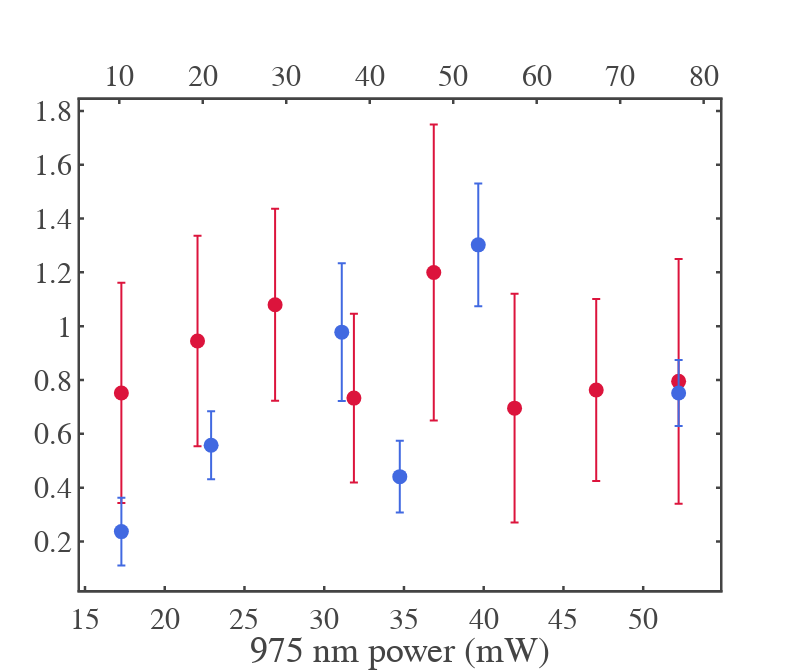
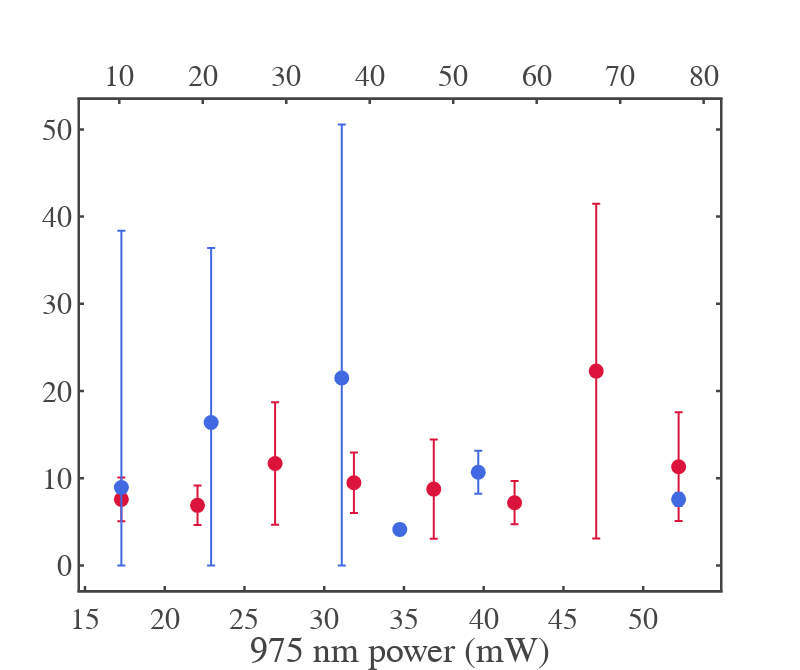
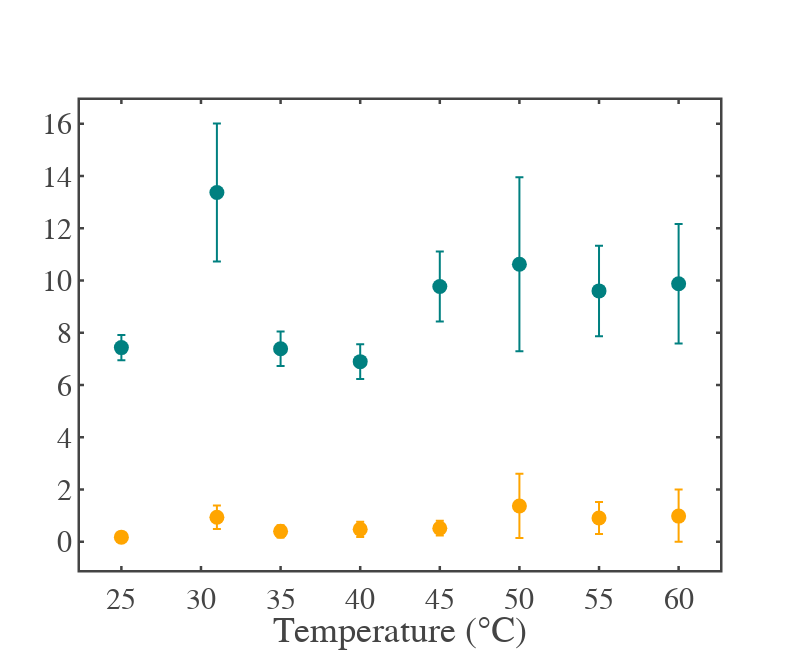

The notebook cell these images were saved under, in order:
### Code cell
import pandas as pd
import numpy as np
import plotly.graph_objects as go
from scipy.interpolate import interp1d

# ============================================================
# Calibration dictionaries
# ============================================================
calib_975 = {10:1.79,30:5.4,50:10,70:16.87,90:22,110:25.4,130:29.72,150:31.21,170:36.48,190:43,210:52.5,230:53.62,250:60.57}
calib_1064 = {1.75:4.6,2:7.6,2.25:10.25,2.5:14.3,2.75:21,3:36.65,3.25:43.6,3.5:53,3.75:67,3.86:77}

# ============================================================
# Helper: parse "value ± error"
# ============================================================
def parse_value_error(series):
    values, errors = [], []
    for item in series:
        if isinstance(item, str) and "±" in item:
            val, err = item.split("±")
            values.append(float(val.strip()))
            errors.append(float(err.strip()))
        else:
            values.append(float(item))
            errors.append(0.0)
    return np.array(values), np.array(errors)

# ============================================================
# Helper: create power-law interpolation
# ============================================================
def create_power_law_interp(calib_dict):
    x = np.array(list(calib_dict.keys()))
    y = np.array(list(calib_dict.values()))
    logx = np.log(x)
    logy = np.log(y)
    b, loga = np.polyfit(logx, logy, 1)
    a = np.exp(loga)
    return lambda xx: a * xx**b

interp_975 = create_power_law_interp(calib_975)

# ============================================================
# Helper: load lifetime data
# ============================================================
def load_lifetime_data(filepath, xcol, calib=None, interp_func=None, scale_error=False):
    df = pd.read_excel(filepath)

    tau1_ps, tau1_err_ps = parse_value_error(df["tau1 (ps)"])
    tau2_ps, tau2_err_ps = parse_value_error(df["tau2 (ps)"])

    ps_to_ms = 1e-9  # convert ps to ms

    tau1 = tau1_ps * ps_to_ms
    tau2 = tau2_ps * ps_to_ms
    tau1_err = tau1_err_ps * ps_to_ms
    tau2_err = tau2_err_ps * ps_to_ms

    # optionally scale errors
    if scale_error:
        tau1_err *= 0.3
        tau2_err *= 0.3

    xvals = df[xcol].values
    if interp_func is not None:
        xvals_calib = interp_func(xvals)
    elif calib is not None:
        xvals_calib = np.array([calib.get(x, x) for x in xvals])
    else:
        xvals_calib = xvals

    return {
        "x": xvals_calib,
        "tau1": tau1,
        "tau1_err": tau1_err,
        "tau2": tau2,
        "tau2_err": tau2_err,
    }

# ============================================================
# Load datasets
# ============================================================
data_T = load_lifetime_data(
    r"C:\Users\Atanu\OneDrive\Desktop\research_work\paper\NaBiF4_PL_analysis\datas\2nd Oct NaBiF4\temperature sensing\lifetime_statistics_with_temperatures.xlsx",
    "Temperatures (degree)"
)

data_975 = load_lifetime_data(
    r"C:\Users\Atanu\OneDrive\Desktop\research_work\paper\NaBiF4_PL_analysis\datas\2nd Oct NaBiF4\Percentage Modulation\lifetime_statistics_975nm_powers.xlsx",
    "975nm Powers (mW)",
    interp_func=interp_975
)

data_1064 = load_lifetime_data(
    r"C:\Users\Atanu\OneDrive\Desktop\research_work\paper\NaBiF4_PL_analysis\datas\2nd Oct NaBiF4\Percentage Modulation\lifetime_statistics_1064nm_powers.xlsx",
    "1064nm Powers (mA)",
    calib=calib_1064,
    scale_error=True   # scale 50% only for 1064 nm
)

# ============================================================
# Plotly template
# ============================================================
fig_template = go.layout.Template()
fig_template.layout = {
    'template': 'simple_white+presentation',
    'autosize': False,
    'width': 800,
    'height': 600,
    'xaxis': {'ticks':'inside','mirror':'ticks','linewidth':2.5,'tickwidth':2.5,'ticklen':4,'showline':True,'showgrid':False,'zerolinecolor':'white'},
    'yaxis': {'ticks':'inside','mirror':'ticks','linewidth':2.5,'tickwidth':2.5,'ticklen':4,'showline':True,'showgrid':False,'zerolinecolor':'white'},
    'font': {'family':'mathjax','size':30}
}

# ============================================================
# τ1 vs POWER (dual x-axis)
# ============================================================
fig_tau1_power = go.Figure()
fig_tau1_power.add_trace(go.Scatter(
    x=data_975["x"], y=data_975["tau1"],
    error_y=dict(
        type='data',
        array=data_975["tau1_err"],
        arrayminus=np.minimum(data_975["tau1_err"], data_975["tau1"]),
        visible=True
    ),
    mode="markers", marker=dict(size=15,color='crimson'),
    name="975 nm power", xaxis="x", showlegend=False
))
fig_tau1_power.add_trace(go.Scatter(
    x=data_1064["x"], y=data_1064["tau1"],
    error_y=dict(
        type='data',
        array=data_1064["tau1_err"],
        arrayminus=np.minimum(data_1064["tau1_err"], data_1064["tau1"]),
        visible=True
    ),
    mode="markers", marker=dict(size=15,color='royalblue'),
    name="1064 nm current", xaxis="x2", showlegend=False
))
fig_tau1_power.update_layout(
    template=fig_template,
    width=800,
    height=670,
    xaxis=dict(side='bottom', ticks='inside', mirror=True, showline=True, linewidth=2.5, tickwidth=2.5, ticklen=4),
    xaxis_title="975 nm power (mW)",
    
    xaxis2=dict(overlaying="x", side="top", ticks='inside', mirror=True, showline=True, linewidth=2.5, tickwidth=2.5, ticklen=4)
)
fig_tau1_power.show()
output_path2 = r"C:\Users\Atanu\OneDrive\Desktop\research_work\paper\NaBiF4_PL_analysis\figures in paper\tau1_both_lasers.png"
pio.write_image(fig_tau1_power, output_path2, format='png', scale=4)
print(f"✅ Figure saved as: {output_path2}")

# ============================================================
# τ2 vs POWER (dual x-axis)
# ============================================================
fig_tau2_power = go.Figure()
fig_tau2_power.add_trace(go.Scatter(
    x=data_975["x"], y=data_975["tau2"],
    error_y=dict(
        type='data',
        array=data_975["tau2_err"],
        arrayminus=np.minimum(data_975["tau2_err"], data_975["tau2"]),
        visible=True
    ),
    mode="markers", marker=dict(size=15,color='crimson'),
    name="975 nm power", xaxis="x", showlegend=False
))
fig_tau2_power.add_trace(go.Scatter(
    x=data_1064["x"], y=data_1064["tau2"],
    error_y=dict(
        type='data',
        array=data_1064["tau2_err"],
        arrayminus=np.minimum(data_1064["tau2_err"], data_1064["tau2"]),
        visible=True
    ),
    mode="markers", marker=dict(size=15,color='royalblue'),
    name="1064 nm current", xaxis="x2", showlegend=False
))
fig_tau2_power.update_layout(
    template=fig_template,
    width=800,
    height=670,
    xaxis=dict(side='bottom', ticks='inside', mirror=True, showline=True, linewidth=2.5, tickwidth=2.5, ticklen=4),
    xaxis_title="975 nm power (mW)",
    
    xaxis2=dict(overlaying="x", side="top", ticks='inside', mirror=True, showline=True, linewidth=2.5, tickwidth=2.5, ticklen=4)
)
fig_tau2_power.show()
output_path2 = r"C:\Users\Atanu\OneDrive\Desktop\research_work\paper\NaBiF4_PL_analysis\figures in paper\tau2_both_lasers.png"
pio.write_image(fig_tau2_power, output_path2, format='png', scale=4)
print(f"✅ Figure saved as: {output_path2}")

# ============================================================
# Combined τ1 and τ2 vs TEMPERATURE
# ============================================================
fig_tau_T_combined = go.Figure()

# τ1
fig_tau_T_combined.add_trace(go.Scatter(
    x=data_T["x"], y=data_T["tau1"],
    error_y=dict(type='data', array=data_T["tau1_err"], arrayminus=np.minimum(data_T["tau1_err"], data_T["tau1"]), visible=True),
    mode="markers",
    marker=dict(size=15, color='orange'),
    line=dict(dash='solid', color='orange'),
    name="τ1", showlegend = False
))

# τ2
fig_tau_T_combined.add_trace(go.Scatter(
    x=data_T["x"], y=data_T["tau2"],
    error_y=dict(type='data', array=data_T["tau2_err"]*0.3, arrayminus=np.minimum(data_T["tau2_err"]*0.3, data_T["tau2"]), visible=True),
    mode="markers",
    marker=dict(size=15, color='teal'),
    line=dict(dash='dash', color='teal'),
    name="τ2", showlegend = False
))

fig_tau_T_combined.update_layout(
    template=fig_template,
    width=800,
    height=650,
    xaxis_title="Temperature (°C)",
    # yaxis_title="Lifetime (ms)",
    # title="τ1 and τ2 vs Temperature",
    # legend=dict(font=dict(size=20))
)

fig_tau_T_combined.show()
output_path2 = r"C:\Users\Atanu\OneDrive\Desktop\research_work\paper\NaBiF4_PL_analysis\figures in paper\tau1_tau2_temperature.png"
pio.write_image(fig_tau_T_combined, output_path2, format='png', scale=4)
print(f"✅ Figure saved as: {output_path2}")

### Figure 1 — Plotly figure (JSON) as saved in the notebook; plotly's stock layout.template omitted (floating-point values rounded to 4 significant figures)
{"data": [{"error_y": {"array": [0.409, 0.391, 0.357, 0.314, 0.55, 0.425, 0.338, 0.455], "arrayminus": [0.409, 0.391, 0.357, 0.314, 0.55, 0.425, 0.338, 0.455], "type": "data", "visible": true}, "marker": {"color": "crimson", "size": 15}, "mode": "markers", "name": "975 nm power", "showlegend": false, "type": "scatter", "x": [17.28, 22.06, 26.92, 31.86, 36.87, 41.94, 47.05, 52.22], "xaxis": "x", "y": [0.752, 0.9448, 1.08, 0.7327, 1.2, 0.6954, 0.7627, 0.795]}, {"error_y": {"array": [0.126, 0.1266, 0.2562, 0.1332, 0.2283, 0.1227], "arrayminus": [0.126, 0.1266, 0.2562, 0.1332, 0.2283, 0.1227], "type": "data", "visible": true}, "marker": {"color": "royalblue", "size": 15}, "mode": "markers", "name": "1064 nm current", "showlegend": false, "type": "scatter", "x": [10.25, 21.0, 36.65, 43.6, 53.0, 77.0], "xaxis": "x2", "y": [0.2367, 0.5575, 0.9778, 0.4408, 1.302, 0.752]}], "layout": {"height": 670, "width": 800, "xaxis": {"autorange": true, "linewidth": 2.5, "mirror": true, "range": [14.69, 54.82], "showline": true, "side": "bottom", "ticklen": 4, "ticks": "inside", "tickwidth": 2.5, "title": {"text": "975 nm power (mW)"}, "type": "linear"}, "xaxis2": {"autorange": true, "linewidth": 2.5, "mirror": true, "overlaying": "x", "range": [5.294, 81.96], "showline": true, "side": "top", "ticklen": 4, "ticks": "inside", "tickwidth": 2.5, "type": "linear"}, "yaxis": {"autorange": true, "range": [0.01961, 1.841], "type": "linear"}}}

### Figure 2 — Plotly figure (JSON) as saved in the notebook; plotly's stock layout.template omitted (floating-point values rounded to 4 significant figures)
{"data": [{"error_y": {"array": [2.52, 2.26, 7.02, 3.46, 5.68, 2.48, 19.2, 6.23], "arrayminus": [2.52, 2.26, 7.02, 3.46, 5.68, 2.48, 19.2, 6.23], "type": "data", "visible": true}, "marker": {"color": "crimson", "size": 15}, "mode": "markers", "name": "975 nm power", "showlegend": false, "type": "scatter", "x": [17.28, 22.06, 26.92, 31.86, 36.87, 41.94, 47.05, 52.22], "xaxis": "x", "y": [7.581, 6.898, 11.69, 9.489, 8.759, 7.199, 22.29, 11.33]}, {"error_y": {"array": [29.43, 20.01, 29.07, 0.624, 2.466, 0.756], "arrayminus": [8.946, 16.4, 21.49, 0.624, 2.466, 0.756], "type": "data", "visible": true}, "marker": {"color": "royalblue", "size": 15}, "mode": "markers", "name": "1064 nm current", "showlegend": false, "type": "scatter", "x": [10.25, 21.0, 36.65, 43.6, 53.0, 77.0], "xaxis": "x2", "y": [8.946, 16.4, 21.49, 4.121, 10.69, 7.581]}], "layout": {"height": 670, "width": 800, "xaxis": {"autorange": true, "linewidth": 2.5, "mirror": true, "range": [14.69, 54.82], "showline": true, "side": "bottom", "ticklen": 4, "ticks": "inside", "tickwidth": 2.5, "title": {"text": "975 nm power (mW)"}, "type": "linear"}, "xaxis2": {"autorange": true, "linewidth": 2.5, "mirror": true, "overlaying": "x", "range": [5.294, 81.96], "showline": true, "side": "top", "ticklen": 4, "ticks": "inside", "tickwidth": 2.5, "type": "linear"}, "yaxis": {"autorange": true, "range": [-2.809, 53.37], "type": "linear"}}}

### Figure 3 — Plotly figure (JSON) as saved in the notebook; plotly's stock layout.template omitted (floating-point values rounded to 4 significant figures)
{"data": [{"error_y": {"array": [0.109, 0.445, 0.236, 0.292, 0.285, 1.23, 0.609, 1.02], "arrayminus": [0.109, 0.445, 0.236, 0.292, 0.285, 1.23, 0.609, 0.9863], "type": "data", "visible": true}, "line": {"color": "orange", "dash": "solid"}, "marker": {"color": "orange", "size": 15}, "mode": "markers", "name": "τ1", "showlegend": false, "type": "scatter", "x": [25, 31, 35, 40, 45, 50, 55, 60], "y": [0.181, 0.9416, 0.403, 0.481, 0.5235, 1.374, 0.9119, 0.9863]}, {"error_y": {"array": [0.483, 2.64, 0.66, 0.663, 1.341, 3.33, 1.731, 2.289], "arrayminus": [0.483, 2.64, 0.66, 0.663, 1.341, 3.33, 1.731, 2.289], "type": "data", "visible": true}, "line": {"color": "teal", "dash": "dash"}, "marker": {"color": "teal", "size": 15}, "mode": "markers", "name": "τ2", "showlegend": false, "type": "scatter", "x": [25, 31, 35, 40, 45, 50, 55, 60], "y": [7.435, 13.37, 7.391, 6.897, 9.771, 10.62, 9.604, 9.88]}], "layout": {"height": 650, "width": 800, "xaxis": {"autorange": true, "range": [22.4, 62.6], "title": {"text": "Temperature (°C)"}, "type": "linear"}, "yaxis": {"autorange": true, "range": [-1.077, 16.91], "type": "linear"}}}
